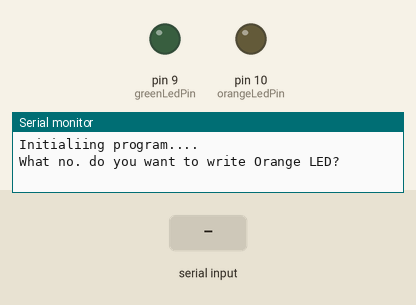
Simulated run of this sketch. Board: Arduino Uno, built with avr-gcc and run on an emulated ATmega328P. Shown: output pins drawn as LEDs (lit = HIGH), the last lines printed to the serial monitor. The inputs (shaded band) are chosen by the test bench.

Above: at 0.9 s.
1.0 s: "90,45\n" received over Serial
At 4.05 s:
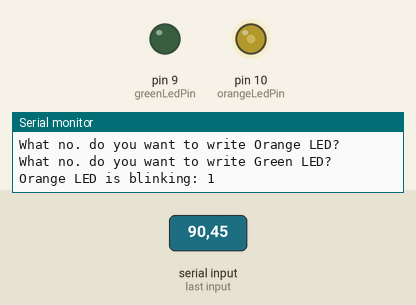
Timing chart, 0 to 14.5 s (numbered marks = the images above; inputs shaded):
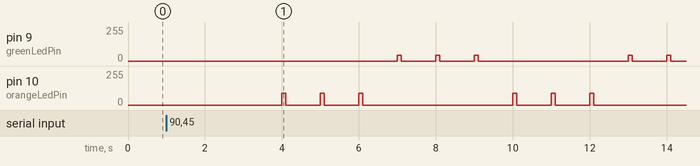

The sketch:

_8_WriteAnalogVoltage.ino
```cpp
//init. & dec. t all here, to modify anything fom here;

//dec. pins
int orangeLedPin = 10;
int greenLedPin =  9;

//init. on\off time
int orangeOnTime = 100;
int orangeOffTime = 900;
int greenOnTime = 100;
int greenOffTime = 900;

//LEDs blinking number of times
int orangeNumber = 3;
int greenNumber = 3;

//for loop string msg variables
String orangeMessage = "Orange LED is blinking";
String greenMessage = "Green LED is blinking";

int writeValueOrange; //dec. variable for write value
int writeValueGreen; //dec.variable for write value

void setup()
{
  Serial.begin(115200); //baud pace init. for serial printing
  Serial.print("\nInitialiing program....\n"); //Printing

  //setup both pins as output
  pinMode(orangeLedPin, OUTPUT);
  pinMode(greenLedPin, OUTPUT);

  //Prompting from user
  Serial.println("What no. do you want to write Orange LED? "); // Orange
  while (!Serial.available()) {} //wait for input
  writeValueOrange = Serial.parseInt(); //input

  Serial.println("What no. do you want to write Green LED? "); // Orange
  while (!Serial.available()) {} //wait for input
  delay(3000); // delay for input
  writeValueGreen = Serial.parseInt(); //input
}

void loop() {
  //blinking LEDs for specific numbers of time

  //orange led section
  Serial.println("");
  int i = 1; //for while loop
  while(i <= orangeNumber)
  {
    //printing
    Serial.println(orangeMessage + ": " + i);

    //on/off -> time
    analogWrite(orangeLedPin, writeValueOrange); // anlog pin high
    delay(orangeOnTime); // on time
    analogWrite(orangeLedPin, 0); // anaog pin low
    delay(orangeOffTime); //off time
    i++;
  }
  Serial.println(""); //print for separation

  //Green LED section
  Serial.println(greenMessage);
  for(int j = 1; j <= greenNumber; j++)
  {
    Serial.println(greenMessage + ": " + j);
    analogWrite(greenLedPin, writeValueGreen); //analog high
    delay(greenOnTime); //ON TIME
    analogWrite(greenLedPin, 0); // analog low
    delay(greenOffTime); //OFF TIME
  }
}
```

Measured:
- after the input at 1.0 s, pin 9 (greenLedPin): 0/255 → 45/255 after 6.0 s, → 0/255 0.10 s later, → 45/255 0.90 s later, → 0/255 0.10 s later, … (10 changes in this stretch); pin 10 (orangeLedPin): 0/255 → 90/255 after 3.0 s, → 0/255 0.10 s later, → 90/255 0.90 s later, → 0/255 0.10 s later, … (12 changes in this stretch)
